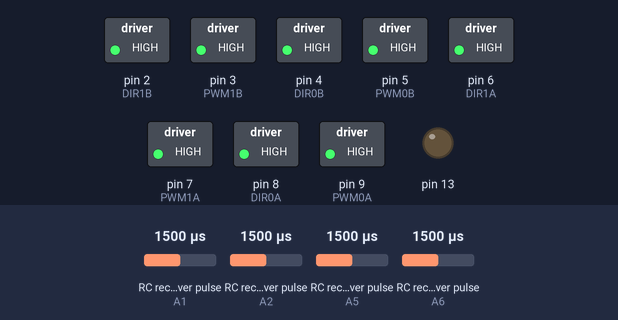
A sketch run on a simulated Arduino Nano, built with avr-gcc and run on an emulated ATmega328P. Shown: switched loads named in the sketch (green lamp = pin HIGH), output pins drawn as LEDs (lit = HIGH). Wiring (inferred from the names in the program): 4 × RC receiver channel: data A1 / data A2 / data A5 / data A6. Inputs (shaded band) come from the test bench; at power-on: RC receiver pulse (sensors on A1, A2, A5, A6) 1500 µs.

Above: at 1.2 s.
1.3 s: RC receiver pulse (sensor on A1) set to 1472 µs
At 2.5 s:
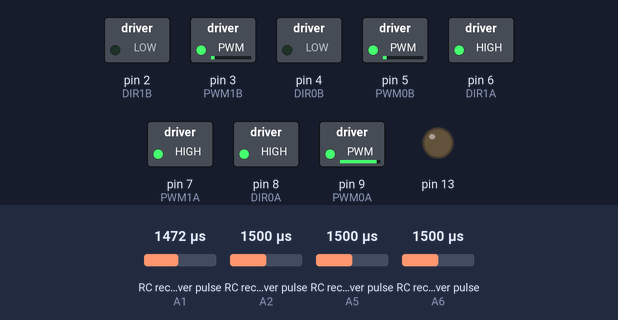
2.9 s: RC receiver pulse (sensor on A2) set to 1481 µs
At 3.7 s:
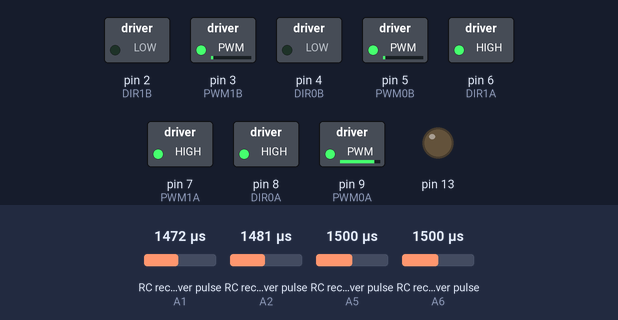
4.5 s: RC receiver pulse (sensor on A2) set to 1466 µs
At 4.9 s:
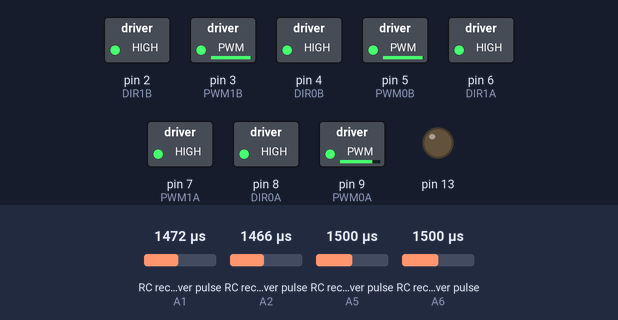
6.1 s: RC receiver pulse (sensor on A1) set to 1466 µs
At 7.4 s:
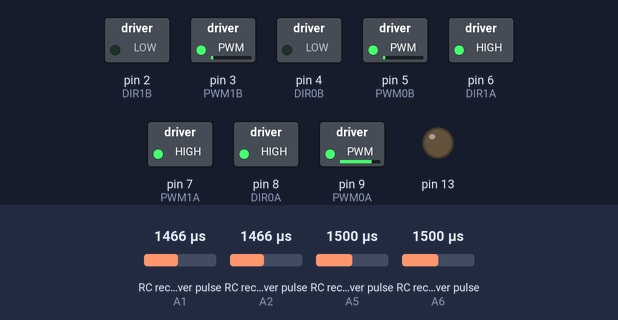
7.7 s: RC receiver pulse (sensor on A1) set to 1020 µs
At 8.3 s:
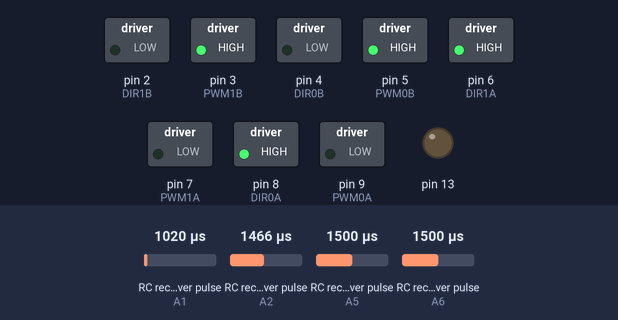
9.2 s: RC receiver pulse (sensor on A5) set to 1020 µs
At 10.6 s:
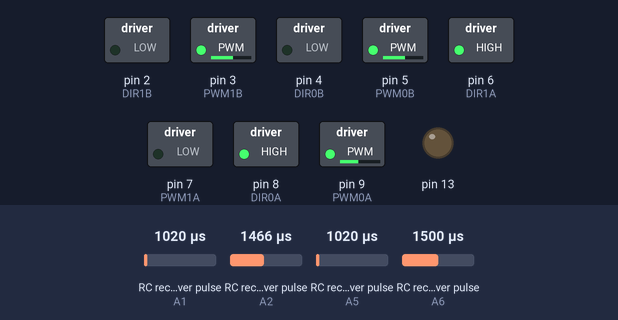
Timing chart, 0 to 11.7 s (numbered marks = the images above; inputs shaded):
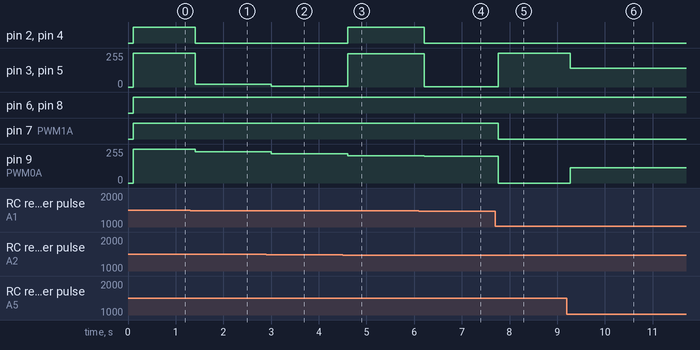

The sketch:

2019_UWA_Robot_Battle.ino
```cpp
/*int pwm11 = 5;
  int pwm21 = 3;
  int pwm12 = 9;
  int pwm22 = 7;
  int en11 = 4;
  int en21 = 2;
  int en12 = 8;
  int en22 = 6;*/

#define PWM0A   9
#define PWM1A   7
#define PWM0B   5
#define PWM1B   3
#define DIR0A   8
#define DIR1A   6
#define DIR0B   4
#define DIR1B   2

int chPin[6] = {A1, A2, A3, A4, A5, A6};
int chMax[6] = {1848, 1800, 0, 0, 0, 0};
int chMid[6] = {1497, 1502, 0, 0, 0, 0};
int chMin[6] = {1105, 1180, 2500, 2500, 2500, 2500};
int chRow[6];
int ch[6];
int right , left;
int rPower, lPower = 0;
int maxSpeed = 255;
int throtalError = 10;
float kp = 1.5;
bool battleStart = false;

void setup() {
  pinMode(A0, INPUT);
  pinMode(A1, INPUT);
  pinMode(A2, INPUT);
  pinMode(A3, INPUT);
  pinMode(A4, INPUT);
  pinMode(A5, INPUT);
  pinMode(PWM0A, OUTPUT);
  pinMode(PWM1A, OUTPUT);
  pinMode(PWM0B, OUTPUT);
  pinMode(PWM1B, OUTPUT);
  pinMode(DIR0A, OUTPUT);
  pinMode(DIR1A, OUTPUT);
  pinMode(DIR0B, OUTPUT);
  pinMode(DIR1B, OUTPUT);
  pinMode(13, OUTPUT);
  Serial.begin(115200);
}

void loop() {
  sRead();
  int go  = ch[1];
  int turn = ch[0];

  rPower = go - turn * kp;
  lPower = go + turn * kp;

  rPower = constrain(rPower, -255, 255);
  lPower = constrain(lPower, -255, 255);

  if (chRow[4] < 1200) {
    rPower = rPower * 55 / 100;
    lPower = lPower * 55 / 100;
  }

  //    Serial.print(lPower);
  //    Serial.print("\t");
  //    Serial.println(rPower);

  if ((chRow[5] > 1200) && battleStart)
    drive(lPower, rPower);
  else
    drive(0, 0);

//    Serial.print(rPower);
//    Serial.print("\t");
//    Serial.println(lPower);
  //  if ((chRow[5] > 1485) && (chRow[5] < 1515)) /*digitalWrite(13, HIGH*/drive(50,50); else /*digitalWrite(13, LOW)*/drive(0,0);
  //  if ((chRow[5] > 1485) && (chRow[5] < 1515))
  //    //drive(rPower, lPower);
  //    digitalWrite(13, HIGH);
  //  else
  //    digitalWrite(13, LOW);
  //  drive(0, 0);
}
```

chRead.ino
```cpp
//void chRead() {
//  for (int i = 0; i < 6; i++) {
//
//    chRow[i] = pulseIn(chPin[i], HIGH);
//
//    if (chMax[i] < chRow[i])
//      chMax[i] = chRow[i];
//    if (chMin[i] > chRow[i])
//      chMin[i] = chRow[i];
//
//
//    ch[i] = map(chRow[i], chMin[i], chMax[i], 0, 510);
//    ch[i] = ch[i] - 255;
//
//    if ((ch[i] > -20) && (ch[i] < 20)) {
//      ch[i] = 0;
//    }
//    Serial.print(chRow[i]);
//    Serial.print("\t");
//  }
//  Serial.println();
//}

void sRead() {
  for (int i = 0; i < 2; ++i) {              // This should be 1. not the fucking 6.
    chRow[i] = constrain(pulseIn(chPin[i], HIGH), chMin[i], chMax[i]);
    if (chRow[i] > chMid[i])
      ch[i] = map(chRow[i], chMid[i], chMax[i], 0, maxSpeed);
    else
      ch[i] = map(chRow[i], chMid[i], chMin[i], 0, -maxSpeed);

    if ((ch[i] > -10) && (ch[i] < 10))
      ch[i] = 0;
//    Serial.print(ch[i]);
//    Serial.print('\t');
  }

  chRow[4] = pulseIn(chPin[4], HIGH);
  chRow[5] = pulseIn(chPin[5], HIGH);

  if ((chRow[0] == 0) || (chRow[1] == 0) || (chRow[4] == 0) || (chRow[5] == 0))
    battleStart = false;
  else
    battleStart = true;
//  Serial.print(chRow[4]);
//  Serial.print('\t');
//  Serial.println(chRow[5]);
  //  Serial.print(ch[0]);
  //  Serial.print("\t");
  //  Serial.println(ch[1]);
}
```

drive.ino
```cpp
void drive(int m1Speed, int m2Speed) {
  setM1Speed(m1Speed);
  setM2Speed(m2Speed);
}

void setM2Speed(int speed) {
  unsigned char reverse = 0;
  if (speed <= 0) {
    speed = -speed;
    reverse = 1;
  }
  if (speed >= 0xFF)
    speed = 0xFF;
  if (reverse) {
    digitalWrite(DIR0B, HIGH);
    digitalWrite(DIR1B, HIGH);
    analogWrite(PWM0B, 0xFF - speed);
    analogWrite(PWM1B, 0xFF - speed);
  }
  else {
    digitalWrite(DIR0B, LOW);
    digitalWrite(DIR1B, LOW);
    analogWrite(PWM0B, speed);
    analogWrite(PWM1B, speed);
  }
}

void setM1Speed(int speed)
{
  unsigned char reverse = 0;
  if (speed <= 0) {
    speed = -speed;
    reverse = 1;
  }
  if (speed >= 0xFF)
    speed = 0xFF;

  if (reverse) {
    digitalWrite(DIR0A, HIGH);
    digitalWrite(DIR1A, HIGH);
    analogWrite(PWM0A, 0xFF - speed);
    analogWrite(PWM1A, 0xFF - speed);
  }
  else {
    digitalWrite(DIR0A, LOW);
    digitalWrite(DIR1A, LOW);
    analogWrite(PWM0A, speed);
    analogWrite(PWM1A, speed);
  }
}
```

Measured:
- the behaviour switches between 1481 and 1480 µs on RC receiver pulse (sensor on A1) (found by bisection; images 0 and 1)
- the behaviour switches between 1474 and 1473 µs on RC receiver pulse (sensor on A2) (found by bisection; images 2 and 3)
- the behaviour switches between 1467 and 1466 µs on RC receiver pulse (sensor on A1) (found by bisection; images 3 and 4)
- after the input at 1.3 s, pin 2 (DIR1B), pin 4 (DIR0B): HIGH → LOW after 0.11 s; pin 3 (PWM1B), pin 5 (PWM0B): 255/255 → 22/255 after 0.11 s; pin 9 (PWM0A): 255/255 → 233/255 after 0.11 s
- after the input at 2.9 s, pin 3 (PWM1B), pin 5 (PWM0B): 22/255 → 7/255 after 0.11 s; pin 9 (PWM0A): 233/255 → 218/255 after 0.11 s
- after the input at 4.5 s, pin 2 (DIR1B), pin 4 (DIR0B): LOW → HIGH after 0.11 s; pin 3 (PWM1B), pin 5 (PWM0B): 7/255 → 251/255 after 0.11 s; pin 9 (PWM0A): 218/255 → 206/255 after 0.11 s
- after the input at 6.1 s, pin 2 (DIR1B), pin 4 (DIR0B): HIGH → LOW after 0.11 s; pin 3 (PWM1B), pin 5 (PWM0B): 251/255 → 1/255 after 0.11 s; pin 9 (PWM0A): 206/255 → 200/255 after 0.11 s
- after the input at 7.7 s, pin 3 (PWM1B), pin 5 (PWM0B): 1/255 → 255/255 after 0.07 s; pin 7 (PWM1A): HIGH → LOW after 0.07 s; pin 9 (PWM0A): 200/255 → 0/255 after 0.07 s
- after the input at 9.2 s, pin 3 (PWM1B), pin 5 (PWM0B): 255/255 → 140/255 after 0.07 s; pin 9 (PWM0A): 0/255 → 115/255 after 0.07 s
